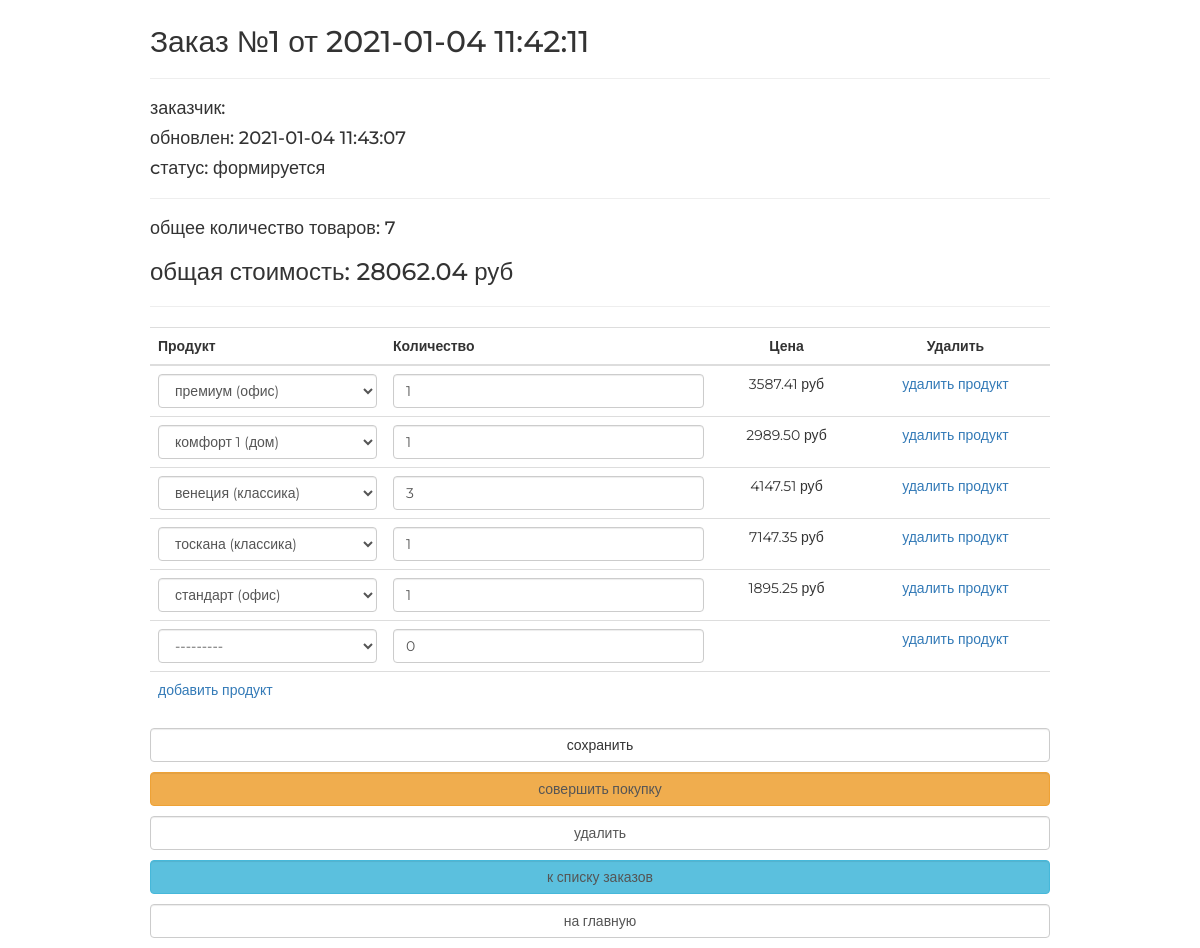
The page /order/edit/1/ on the database its author committed.
### ordersapp/models.py (models this page shows, shortened)
class Order(models.Model):
    FORMING = 'FM'
    SENT_TO_PROCEED = 'STP'
    PROCEEDED = 'PRD'
    PAID = 'PD'
    READY = 'RDY'
    CANCEL = 'CNC'
    ORDER_STATUS_CHOICES = (
        (FORMING, 'формируется'),
        (SENT_TO_PROCEED, 'отправлен в обработку'),
        (PAID, 'оплачен'),
        (PROCEEDED, 'обрабатывается'),
        (READY, 'готов к выдаче'),
        (CANCEL, 'отменен'),
    )
    user = models.ForeignKey(settings.AUTH_USER_MODEL, on_delete=models.CASCADE, verbose_name='пользователь')
    created = models.DateTimeField(verbose_name='дата создания', auto_now_add=True)
    updated = models.DateTimeField(verbose_name='дата обновления', auto_now=True)
    status = models.CharField(verbose_name='статус', max_length= 3, choices=ORDER_STATUS_CHOICES, default=FORMING)
    is_active = models.BooleanField(verbose_name='активен', default= True)
    class Meta :
        ordering = ('-created',) # сортировка по умолчанию от более новых к старым заказам
        verbose_name = 'заказ' # имя класса в единственном числе
        verbose_name_plural = 'заказы' # имя класса во множественном числе
    def get_total_quantity(self):
        items = self.orderitems.select_related() # находим все элементы заказа
        return sum(list(map(lambda x: x.quantity, items)))
    def get_total_cost(self):
        items = self.orderitems.select_related()
        return sum(list(map(lambda x: x.product_cost, items)))

class OrderItem(models.Model):
    order = models.ForeignKey(Order, related_name="orderitems", on_delete=models.CASCADE)
    product = models.ForeignKey(Product, verbose_name= 'продукт', on_delete=models.CASCADE)
    quantity = models.PositiveIntegerField(verbose_name= 'количество', default=0)
    @property
    def product_cost(self):
        return self.product.price * self.quantity

### mainapp/models.py (models this page shows)
class Product(models.Model):
    category = models.ForeignKey(ProductCategory, on_delete=models.CASCADE, verbose_name= 'название категории')
    name = models.CharField(max_length=100, verbose_name= 'имя продукта')
    description = models.TextField(verbose_name= 'описание', blank=True)
    short_desc = models.CharField(max_length=40, verbose_name= 'краское описание', blank=True)
    price = models.DecimalField(verbose_name='цена', max_digits=8, decimal_places=2, default=0)
    quantity = models.PositiveSmallIntegerField(verbose_name= 'количество', default= 0)
    image = models.ImageField(upload_to='products_images', blank= True, verbose_name='картинка')
    is_active = models.BooleanField(verbose_name='активна', default=True)
    def __str__(self):
        return f'{self.name} ({self.category.name})'

### ordersapp/views.py (the view, shortened to what this page needs)
# urls.py: path('edit/<int:pk>/', ordersapp.OrderUpdateView.as_view(), name='order_update'),
class OrderUpdateView(UpdateView):
    model = Order
    fields = []
    success_url = reverse_lazy('ordersapp:orders_list')
    def get_context_data(self, **kwargs):
        data = super().get_context_data(**kwargs)
        OrderFormSet = inlineformset_factory(Order, OrderItem, form=OrderItemForm, extra=1)
        if self.request.POST:
            formset = OrderFormSet(self.request.POST, instance=self.object)
            data['orderitems'] = formset
        else:
            formset = OrderFormSet(instance=self.object)
            for form in formset.forms:
                if form.instance.pk:
                    form.initial['price'] = form.instance.product.price
            data['orderitems'] = formset
        data['title'] = 'заказ/редактирование'
        return data

### mainapp/context_processors.py (called while the page is built)
def basket(request):
   basket = []
   if request.user.is_authenticated:
       basket = Basket.objects.filter(user=request.user)
   return {
       'basket': basket,
   }

### ordersapp/templates/ordersapp/order_form.html (shortened to what this page needs)
{% extends "ordersapp/base.html" %}
{% load static %}
{% block content %}
    {% include 'ordersapp/includes/inc_order_summary.html' %}
    <div class="order_form">
        <form action="" method = "post">
            <table class="table">
                {% for form in orderitems.forms %}
                    {% if forloop.first %}
                        <thead>
                        <tr>
                            {% for field in form.visible_fields %}
                                <th class="{% cycle 'td1' 'td2' 'td3' 'td4' %} order formset_td">
                                    {{ field.label|capfirst }}
                                </th>
                            {% endfor %}
                        </tr>
                        </thead>
                    {% endif %}
                    <tr class="formset_row">
                        {% for field in form.visible_fields %}
                            <td class="{% cycle 'td1' 'td2' 'td3' 'td4' %} order formset_td">
                                {% if field.name != 'price' %}
                                    {{ field }}
                                {% else %}
                                    {% if field.value %}
                                        <span class = "orderitems-{{forloop.parentloop.counter0}}-price">
                                            {{ field.value }}
                                        </span> руб
                                    {% endif %}
                                {% endif %}
                            </td>
                        {% endfor %}
                    </tr>
                {% endfor %}
            </table>
            <button type="submit" value="сохранить" class="btn btn-default btn-round form-control last">
                сохранить
            </button>
            {% include 'ordersapp/includes/inc_order_actions.html' %}
        </form>
    </div>
{% endblock %}

### ordersapp/templates/ordersapp/includes/inc_order_summary.html (shortened to what this page needs)
{% if object %}
    <div class = "h2">Заказ №{{ object.pk }} от {{ object.created|date:"Y-m-d H:i:s" }}</div>
    <hr>
    <div class = "h4">заказчик: {{ user.last_name }} {{ user.first_name }}</div>
    <div class = "h4">обновлен: {{ object.updated|date:"Y-m-d H:i:s" }}</div>
    <div class = "h4">cтатус: {{ object.get_status_display }}</div>
    <hr>
    <div class = "h4">общее количество товаров: <span class = "order_total_quantity">{{ object.get_total_quantity }}</span></div>
    <div class = "h3">общая стоимость: <span class = "order_total_cost">{{ object.get_total_cost }}</span> руб</div>
{% endif %}
<hr>

### static/css/style.css (style rules this page uses)
* { margin: 0; padding: 0; }
button.last { margin-bottom: 10px; }
.td3.order.formset_td { text-align: center; }
.td4.order.formset_td { text-align: center; }
body { font-family: 'Montserrat', sans-serif; }
html, body { height: 100%; }
table { width: 100%; }
td:first-child { width: 235px; }

### rows shown on the page
Order: pk "1", created "2021-01-04 11:42:11", updated "2021-01-04 11:43:07", status "формируется", get_total_quantity "7", get_total_cost "28062.04"
Product: value "3587.41"
Product: value "2989.50"
Product: value "4147.51"
Product: value "7147.35"
Product: value "1895.25"

### other values the page prints
{{ field.label|capfirst }} "Продукт" "Количество" "Цена" "Удалить"
